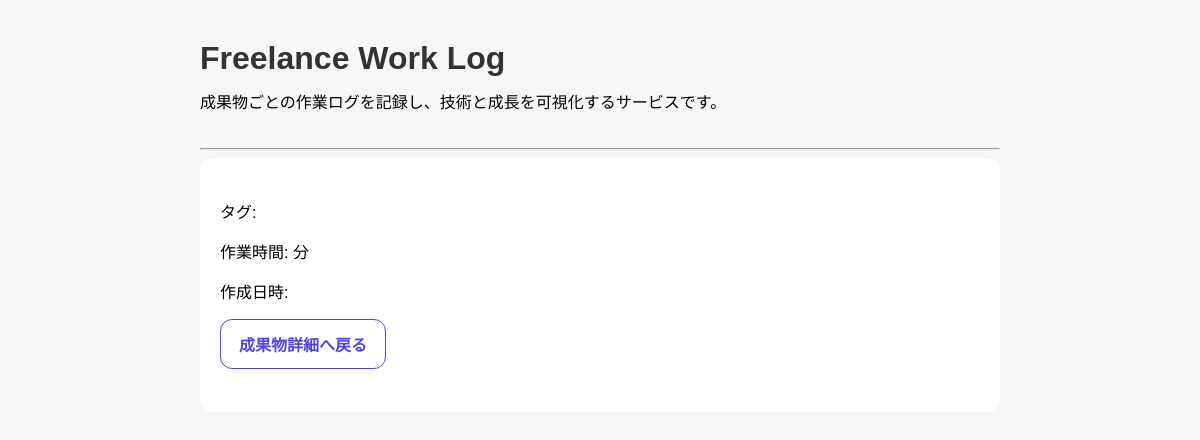
/posts-page/7, run on an earlier commit of the app's database.
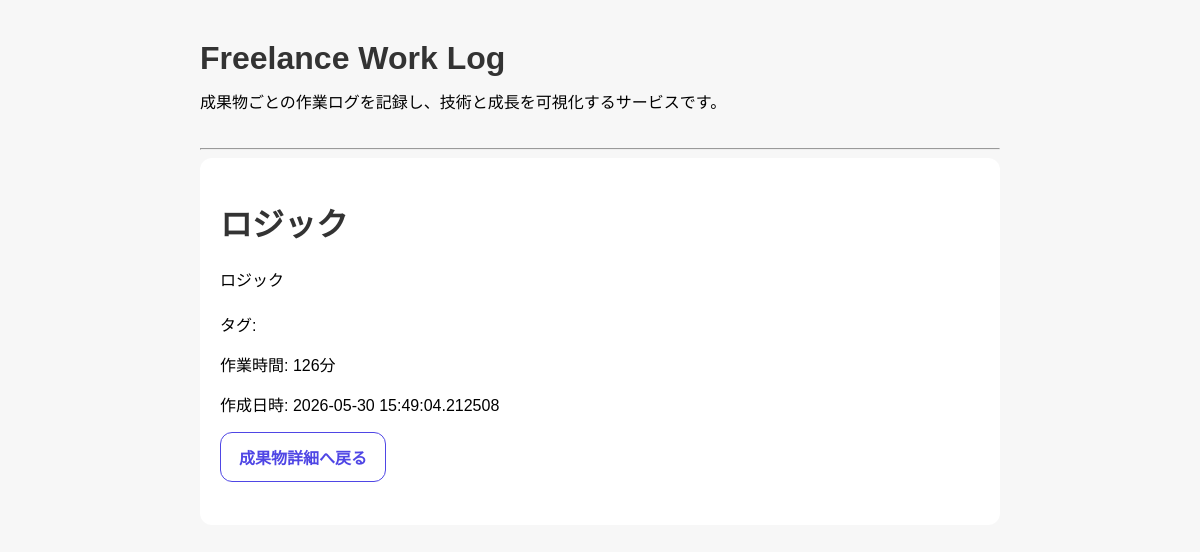
And on a later commit of the database.
### app/models.py (models this page shows)
class Post(Base):
    __tablename__ = "posts"
    id = Column(Integer, primary_key=True, index=True)
    title = Column(String)
    content = Column(String)
    task_type = Column(String)
    start_time = Column(DateTime)
    end_time = Column(DateTime)
    work_time_minutes = Column(Integer)
    work_id = Column(Integer, ForeignKey("works.id"))
    work = relationship(
        "Work",
        back_populates="posts"
    )
    created_at = Column(DateTime, default=datetime.now)

### app/main.py (the view)
@app.get("/posts-page/{post_id}")
def post_detail_page(post_id: int, request: Request, db: Session = Depends(get_db)):
    post = db.query(models.Post).filter(models.Post.id == post_id).first()
    if post:
        post.content = markdown.markdown(
            post.content,
            extensions=["fenced_code"]
        )
    return templates.TemplateResponse(
        request,
        "post_detail.html",
        {"post": post}
    )

### app/templates/post_detail.html
{% extends "base.html" %}
{% block content %}
  <div class="post-card">
    <h1>{{ post.title }}</h1>
    <div class="content">
      {{ post.content | safe }}
    </div>
    <p>タグ: {{ post.tags }}</p>
    <p>作業時間: {{ post.work_time_minutes }}分</p>
    <p>作成日時: {{ post.created_at }}</p>
    <a href="/works-page/{{ post.work_id }}" class="btn-back">
      成果物詳細へ戻る
    </a>
  </div>
{% endblock %}

What changed in the data, as far as the page shows it:
added Post: title "ロジック", content "ロジック", work_time_minutes "126", created_at "2026-05-30 15:49:04.212508"
